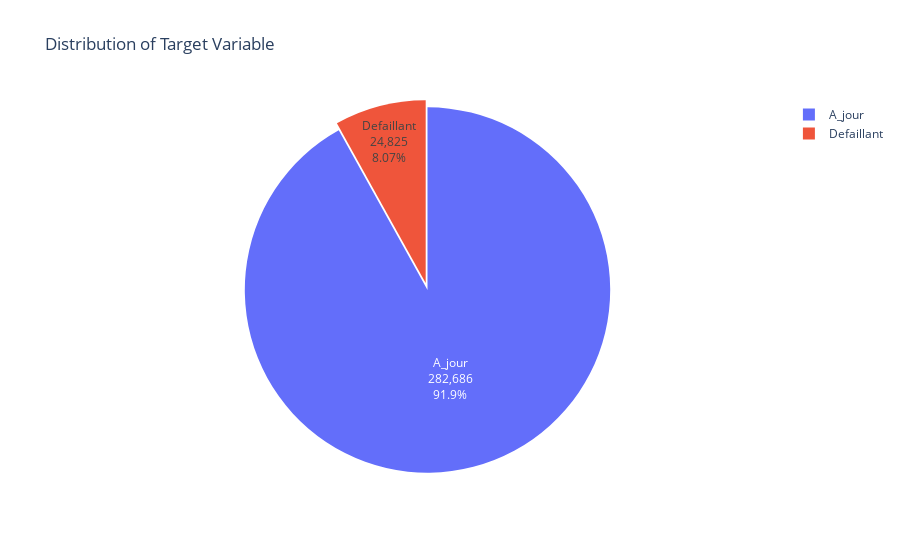

Here is the notebook cell this chart was saved with:
### Markdown cell above
#### <font color = "#4AA3A2"> _**Status du remboursement des prêts**_

### Code cell
target_distribution = application_train.TARGET.value_counts()
labels = ['A_jour', 'Defaillant']

fig = go.Figure(data = [
        go.Pie(values = target_distribution, labels = labels, textinfo = 'label+percent+value' , pull = [0,0.04])], 
         layout = go.Layout(title = 'Distribution of Target Variable'))

fig.show()

### Figure 1 — Plotly figure (JSON) as saved in the notebook; plotly's stock layout.template omitted (floating-point values rounded to 4 significant figures)
{"data": [{"labels": ["A_jour", "Defaillant"], "pull": [0, 0.04], "textinfo": "label+percent+value", "type": "pie", "values": [282686, 24825]}], "layout": {"title": {"text": "Distribution of Target Variable"}}}
